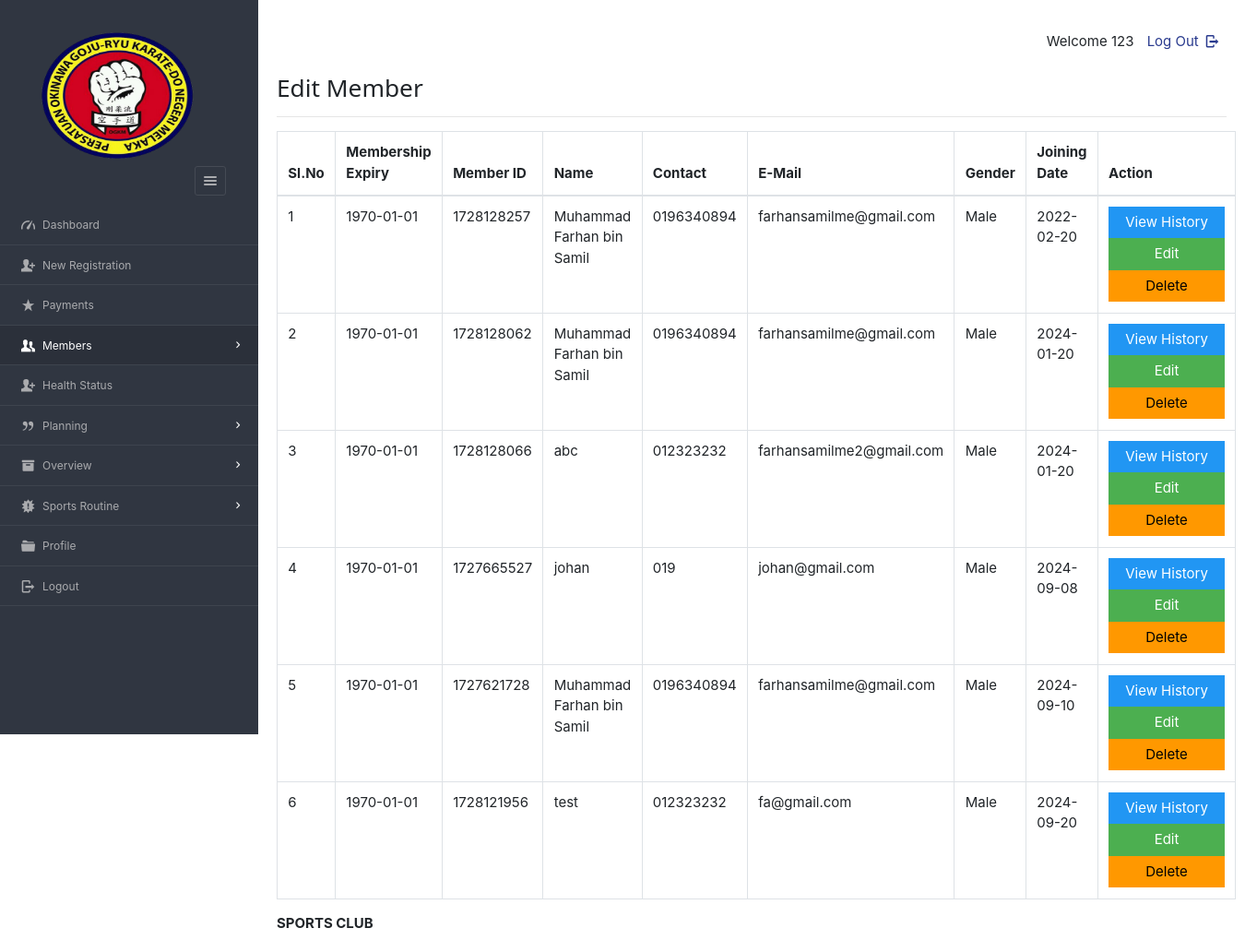
Page /dashboard/admin/view_mem.php (signed in) on the committed database.
### tables this page shows
CREATE TABLE `enrolls_to` (
  `et_id` varchar(100) NOT NULL DEFAULT current_timestamp(),
  `planid` varchar(8) NOT NULL,
  `userid` varchar(20) NOT NULL,
  `paid_date` varchar(15) NOT NULL,
  `expire` varchar(15) NOT NULL,
  `renewal` varchar(15) NOT NULL
);

CREATE TABLE `users` (
  `userid` varchar(20) NOT NULL,
  `imageid` varchar(200) NOT NULL,
  `username` varchar(40) NOT NULL,
  `fullName` varchar(100) NOT NULL,
  `gender` varchar(8) NOT NULL,
  `mobile` varchar(20) NOT NULL,
  `email` varchar(200) NOT NULL,
  `dob` varchar(10) NOT NULL,
  `joining_date` varchar(10) NOT NULL
);

### dashboard/admin/view_mem.php (the view, shortened to what this page needs)
<?php
require '../../include/db_conn.php';
?>
<!DOCTYPE html>
<html lang="en">
<head>
    <link rel="stylesheet" href="../../css/style.css"  id="style-resource-5">
    <link rel="stylesheet" href="../../css/dashMain.css">
    <link rel="stylesheet" type="text/css" href="../../css/entypo.css">
	<link href="a1style.css" rel="stylesheet" type="text/css">
	<link rel="stylesheet" href="../../css/bootstrap.min.css">
</head>
    <body class="page-body  page-fade" onload="collapseSidebar()">
    	<div class="page-container sidebar-collapsed" id="navbarcollapse">
		<div class="sidebar-menu">
			<header class="logo-env">
					<div class="sidebar-collapse" onclick="collapseSidebar()">
				<a href="#" class="sidebar-collapse-icon with-animation">
					<i class="entypo-menu"></i>
				</a>
			</div>
			</header>
    		<?php include('nav.php'); ?>
    	</div>
    		<div class="main-content">
				<div class="row">
					<div class="col-md-6 col-sm-8 clearfix">
					</div>
					<div class="col-md-6 col-sm-4 clearfix hidden-xs">
						<ul class="list-inline links-list pull-right">
							<li>Welcome <?php echo $_SESSION['full_name']; ?>
							</li>
							<li>
								<a href="logout.php">
									Log Out <i class="entypo-logout right"></i>
								</a>
							</li>
						</ul>
					</div>
				</div>
		<h3>Edit Member</h3>
		<hr />
		<table class="table table-bordered datatable" id="table-1" border=1>
			<thead>
				<tr><h2>
					<th>Sl.No</th>
					<th>Membership Expiry</th>
					<th>Member ID</th>
					<th>Name</th>
					<th>Contact</th>
					<th>E-Mail</th>
					<th>Gender</th>
					<th>Joining Date</th>
					<th>Action</th></h2>
				</tr>
			</thead>
				<tbody>
						<?php
							$query  = "select * from users ORDER BY joining_date";
							$result = mysqli_query($con, $query);
							$sno    = 1;
							if (mysqli_affected_rows($con) != 0) {
							    while ($row = mysqli_fetch_array($result, MYSQLI_ASSOC)) {
							        $uid   = $row['userid'];
							        $query1  = "select * from enrolls_to WHERE userid='$uid' AND renewal='yes'";
							        $result1 = mysqli_query($con, $query1);
							        if (mysqli_affected_rows($con) == 1) {
							            while ($row1 = mysqli_fetch_array($result1, MYSQLI_ASSOC)) {
							                echo "<tr><td>".$sno."</td>";
							                echo "<td>" . $row1['expire'] . "</td>";
							                echo "<td>" . $row['userid'] . "</td>";
							                echo "<td>" . $row['username'] . "</td>";
							                echo "<td>" . $row['mobile'] . "</td>";
							                echo "<td>" . $row['email'] . "</td>";
							                echo "<td>" . $row['gender'] . "</td>";
							                echo "<td>" . $row['joining_date'] ."</td>";
							                $sno++;
							                echo "<td><form action='read_member.php' method='post'><input type='hidden' name='name' value='" . $uid . "'/><input type='submit' class='a1-btn a1-blue' id='button1' value='View History ' class='btn btn-info'/></form><form action='edit_member.php' method='post'><input type='hidden'  name='name' value='" . $uid . "'/><input type='submit' class='a1-btn a1-green' id='button1' value='Edit' class='btn btn-warning'/></form><form action='del_member.php' method='post' onsubmit='return ConfirmDelete()'><input type='hidden' name='name' value='" . $uid . "'/><input type='submit' value='Delete' width='20px' id='button1' class='a1-btn a1-orange'/></form></td></tr>";
							            }
							        }
							    }
							}
						?>
					</tbody>
				</table>
			<?php include('footer.php'); ?>
    	</div>
    </body>
</html>

### dashboard/admin/nav.php (shortened to what this page needs)
<ul id="main-menu" class="" >
    <li id="dash"><a href="index.php"><i class="entypo-gauge"></i><span>Dashboard</span></a></li>
	<li id="regis"><a href="new_entry.php"><i class="entypo-user-add"></i><span>New Registration</span></a>
	<li id="paymnt"><a href="payments.php"><i class="entypo-star"></i><span>Payments</span></a></li>
	<li class="" id="hassubopen"><a href="#" onclick="memberExpand(1)"><i class="entypo-users"></i><span>Members</span></a>
	</li>
	<li id="health_status"><a href="new_health_status.php"><i class="entypo-user-add"></i><span>Health Status</span></a>
		<li class="" id="planhassubopen"><a href="#" onclick="memberExpand(2)"><i class="entypo-quote"></i><span>Planning</span></a>
	<li class="" id="overviewhassubopen"><a href="#" onclick="memberExpand(3)"><i class="entypo-box"></i><span>Overview</span></a>
	<li class="" id="routinehassubopen"><a href="#" onclick="memberExpand(4)"><i class="entypo-alert"></i><span>Sports Routine</span></a>
	</li>
	<li id="adminprofile"><a href="more-userprofile.php"><i class="entypo-folder"></i><span>Profile</span></a></li>
	<li><a href="logout.php"><i class="entypo-logout"></i><span>Logout</span></a></li>
</ul>

### dashboard/admin/footer.php
<footer class="main"><strong>SPORTS CLUB </strong></footer>

### css/style.css (style rules this page uses)
html { font-size: 62.5%; font-family: sans-serif; }
div { display: block; }
body { font-family: "Noto Sans", sans-serif, "Helvetica Neue", Helvetica, Arial, sans-serif; font-size: 12px; line-height: 1.428571429; display: block; margin: 0; }
*, *:before, *:after { box-sizing: border-box; }
a { text-decoration: none; background: transparent; }
img { vertical-align: middle; }
img { border: 0; }
.logo img { width: 220px; height: 200px; }
input, button, select, textarea { font-family: inherit; font-size: inherit; line-height: inherit; }
button, input { line-height: normal; }
button, input, select, textarea { font-family: inherit; font-size: 100%; margin: 0; }
input { background-color: white; cursor: text; padding: 1px; border-width: 2px; border-style: inset; border-color: initial; border-image: initial; }
input, textarea, select, button { text-rendering: auto; color: initial; letter-spacing: normal; word-spacing: normal; text-transform: none; text-indent: 0px; text-shadow: none; display: inline-block; text-align: start; margin: 0em; font: 400 13.3333px Arial; }
button, html input[type="button"], input[type="reset"], input[type="submit"] { cursor: pointer; }
a { color: #373e4a; text-decoration: none; }
a { background: transparent; }
a { color: #373e4a; }
.page-container { position: relative; padding-left: 280px; }
.page-container .sidebar-menu { position: absolute; width: 280px; top: 0; left: 0; bottom: 0; background: #303641; color: #aaabae; z-index: 1; min-height: 796px; box-sizing: border-box; }
.page-container .sidebar-menu .logo-env { width: 100%; padding: 35px; padding-bottom: 10px; box-sizing: border-box; }
.page-container .sidebar-menu .logo-env:before, .page-container .sidebar-menu .logo-env:after { content: " "; display: table; }
.page-container .sidebar-menu .logo-env > div { display: block; vertical-align: middle; white-space: nowrap; float: left; }
.page-container .sidebar-menu .logo-env > div > a { display: inline-block; color: #aaabae; }
.page-container .sidebar-menu .logo-env > div.sidebar-collapse, .page-container .sidebar-menu .logo-env > div.sidebar-mobile-menu { position: relative; float: right; }
.page-container .sidebar-menu .logo-env > div.sidebar-collapse a, .page-container .sidebar-menu .logo-env > div.sidebar-mobile-menu a { display: inline-block; border: 1px solid #454a54; text-align: center; padding: 0; line-height: 1; font-size: 20px; font-weight: 300; padding: 5px 2px; background-clip: padding-box; border-radius: 3px; transition: all 200ms ease-in-out; }
.page-container .sidebar-menu .logo-env .logo img { width: 180px; height: 150px; }
.page-container .sidebar-menu .logo-env:after { clear: both; }
.page-container .sidebar-menu #main-menu { list-style: none; margin: 0; padding: 0; margin-bottom: 20px; }
ul, ol { margin-top: 0; margin-bottom: 8.5px; }
ul, menu, dir { display: block; list-style-type: disc; }
.page-container .sidebar-menu #main-menu li { position: relative; margin: 0; font-size: 12px; border-bottom: 1px solid rgba(69, 74, 84, 0.7); }
li { display: list-item; }
.page-container .sidebar-menu #main-menu li a { position: relative; display: block; padding: 10px 20px; color: #aaabae; z-index: 2; transition: color 250ms ease-in-out, background-color 250ms ease-in-out; }
.page-container .sidebar-menu #main-menu li a i { top: 1px; }
.page-container .sidebar-menu #main-menu li i { position: relative; font-size: 15px; margin-right: 5px; }
i, cite, em, var, address, dfn { font-style: italic; }
.page-container .sidebar-menu #main-menu li a span { transition: 350ms opacity ease-in-out; }
.page-container .sidebar-menu #main-menu li.has-sub > a:before { position: relative; content: '\e877'; content: '\e879'; display: inline-block; font-family: 'Entypo'; color: #454a54; color: #FFF; float: right; font-size: 15px; margin-left: 13px; top: 0px; transition: all 300ms ease-in-out; }

### dashboard/admin/view_mem.php (style rules this page uses)
#button1 { width:126px; }
.page-container .sidebar-menu #main-menu li#hassubopen > a { background-color: #2b303a; color: #ffffff; }

### rows in the picture
enrolls_to: expire "1970-01-01", userid.userid "1728128257", userid.username "Muhammad Farhan bin Samil", userid.mobile "0196340894", userid.email "farhansamilme@gmail.com", userid.gender "Male", userid.joining_date "2022-02-20"
enrolls_to: expire "1970-01-01", userid.userid "1728128062", userid.username "Muhammad Farhan bin Samil", userid.mobile "0196340894", userid.email "farhansamilme@gmail.com", userid.gender "Male", userid.joining_date "2024-01-20"
enrolls_to: expire "1970-01-01", userid.userid "1728128066", userid.username "abc", userid.mobile "012323232", userid.email "farhansamilme2@gmail.com", userid.gender "Male", userid.joining_date "2024-01-20"
enrolls_to: expire "1970-01-01", userid.userid "1727665527", userid.username "johan", userid.mobile "019", userid.email "johan@gmail.com", userid.gender "Male", userid.joining_date "2024-09-08"
enrolls_to: expire "1970-01-01", userid.userid "1727621728", userid.username "Muhammad Farhan bin Samil", userid.mobile "0196340894", userid.email "farhansamilme@gmail.com", userid.gender "Male", userid.joining_date "2024-09-10"
enrolls_to: expire "1970-01-01", userid.userid "1728121956", userid.username "test", userid.mobile "012323232", userid.email "fa@gmail.com", userid.gender "Male", userid.joining_date "2024-09-20"

### other values in the picture
$_SESSION['full_name'] "123"
